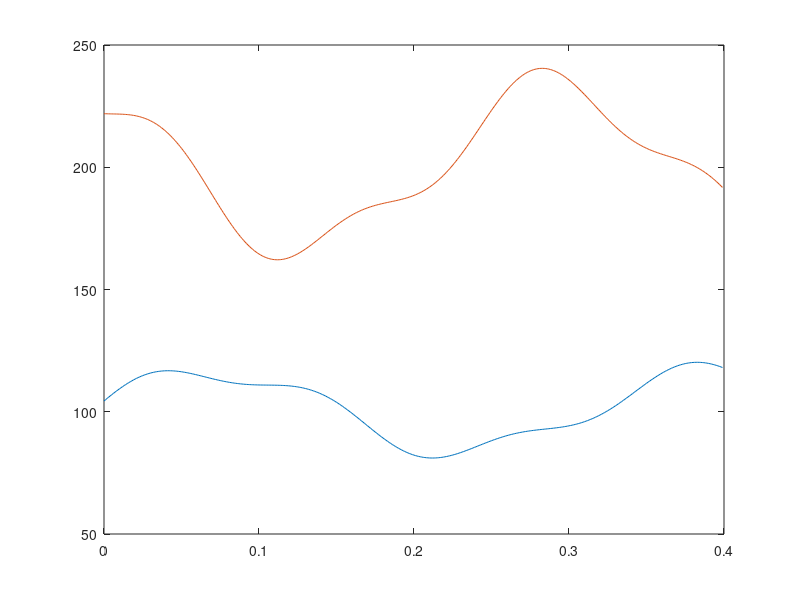

MATLAB code to generate this figure: (Note: this script raises an error after producing the figure.)
clc
close all
clear
rng('shuffle')                                  % generate new seed for rand function

%% Configurations
config = jsondecode(fileread('config.json'));   % config file

v_speeds = config.vehicle_speed./3.6;           % vehicle speed (km/h -> m/s) 
v_qtty = length(config.vehicles);
s_qtty = config.sensor_qtty;                    % number of sensors
s_dist = config.sensor_distance;                % distance between sensors (meters)
n_sim = config.number_of_runs;                  % number of simulations 

for v_speed = v_speeds(:).'

%% System parameters and layout
s_pos = zeros(1,s_qtty);        % sensor position (meters)
for i = 1:s_qtty
    s_pos(1,i) = i * s_dist;    % TODO: s_pos starting on zero? now it aint
end

%% Vehicle load signal parameters
w_time_end = s_pos(end)/v_speed;    % time that the vehicle travel through all sensors
w_time_end = w_time_end + 0.1;      % adding some time as a margin

w_time_res = 0.001;                             % time resolution (seconds)
t = (0:w_time_res:w_time_end-w_time_res);       % time vector
t_size = size(t,2);                             % time vector size

% dynamic load frequencies range (Hz)
f1_min = 1;               
f1_max = 5;
f2_min = 8;
f2_max = 15;

% dynamic load amplitudes (tons) based on vehicle speed linearization
w1 = 0.004167*(v_speed*3.6) + 0.015000; 
w2 = 0.001042*(v_speed*3.6) + 0.003750;

% vector containing signals from each vehicle's axles
w_signal = zeros(n_sim,v_qtty,max(config.vehicles.axle_qtty),t_size);

for i = 1:n_sim
    for j = 1:v_qtty
        f1 = (rand(1)*(f1_max-f1_min)) + f1_min;
        f2 = (rand(1)*(f2_max-f2_min)) + f2_min;
        phase = (rand(1)*(2*pi-0)) + 0;

        axle_qtty = config.vehicles(j).axle_qtty;
        for k = 1:axle_qtty
            st_load = config.vehicles(j).axle_st_load(k);
            if k == 1
                w_signal_axle = st_load*(1 + w1*sin(2*pi*f1*t + phase) + w2*sin(2*pi*f2*t + phase));
            else
                deltaD = abs(config.vehicles(j).axle_dist(k) - config.vehicles(j).axle_dist(k-1));
                deltaT = deltaD / v_speed;
                shift1 = 2*pi*f1*deltaT;
                shift2 = 2*pi*f2*deltaT;
                w_signal_axle = st_load*(1 + w1*sin(2*pi*f1*t + phase + shift1) + w2*sin(2*pi*f2*t + phase + shift2));
            end
            w_signal(i, j, k, :) = w_signal_axle;
            plot(t,w_signal_axle)
            hold on
        end
    end
end

%% Simulations

% sensor measure time
s_time = zeros(1,s_qtty);      
for i = 1:s_qtty
    s_time(1,i) = s_pos(i)/v_speed;
end

% sensor measure index
s_idx_ini = zeros(1,s_qtty);
for i = 1:s_qtty
    x = find( abs(t-s_time(i)) < (w_time_res*0.99) );
    s_idx_ini(i) = x(1);
end

% sensor signal
s_w_signal = zeros(n_sim, v_qtty, max(config.vehicles.axle_qtty), s_qtty);

% mean value estimator
axle_mean   = zeros(n_sim, v_qtty, max(config.vehicles.axle_qtty));

% signal reconstruction estimators
axle_sr_linear  = zeros(n_sim, v_qtty, max(config.vehicles.axle_qtty));
axle_sr_pchip   = zeros(n_sim, v_qtty, max(config.vehicles.axle_qtty));
axle_sr_v5cubic = zeros(n_sim, v_qtty, max(config.vehicles.axle_qtty));
axle_sr_makima  = zeros(n_sim, v_qtty, max(config.vehicles.axle_qtty));
axle_sr_spline  = zeros(n_sim, v_qtty, max(config.vehicles.axle_qtty));

gvw_mean = zeros(n_sim, v_qtty);
gvw_sr_linear = zeros(n_sim, v_qtty);
gvw_sr_pchip = zeros(n_sim, v_qtty);
gvw_sr_v5cubic = zeros(n_sim, v_qtty);
gvw_sr_makima = zeros(n_sim, v_qtty);
gvw_sr_spline = zeros(n_sim, v_qtty);

for i = 1:n_sim
    for j = 1:v_qtty
        for k = 1:config.vehicles(j).axle_qtty
            for l = 1:s_qtty
                s_w_signal(i,j,k,l) = w_signal(i, j, k, s_idx_ini(l));
                
                %stem(s_idx_ini(l),s_w_signal(i,j,k,l));
                %hold on
            end
            
            % Mean value
            axle_mean(i,j,k) = mean(s_w_signal(i,j,k,:));
            gvw_mean(i,j) = gvw_mean(i,j) + axle_mean(i,j,k);
                
            % Signal reconstruction
            signal_2d = reshape(s_w_signal(i, j, k, :), 1, []);
            
            x = interp1(s_time,signal_2d,t,'linear');
            axle_sr_linear(i,j,k) = mean(x(s_idx_ini(1):s_idx_ini(end)));
            gvw_sr_linear(i,j) = gvw_sr_linear(i,j) + axle_sr_linear(i,j,k);
            
            x = interp1(s_time,signal_2d,t,'pchip');
            axle_sr_pchip(i,j,k) = mean(x(s_idx_ini(1):s_idx_ini(end))); 
            gvw_sr_pchip(i,j) = gvw_sr_pchip(i,j) + axle_sr_pchip(i,j,k);
            
            x = interp1(s_time,signal_2d,t,'v5cubic');
            axle_sr_v5cubic(i,j,k) = mean(x(s_idx_ini(1):s_idx_ini(end)));  
            gvw_sr_v5cubic(i,j) = gvw_sr_v5cubic(i,j) + axle_sr_v5cubic(i,j,k);
            
            x = interp1(s_time,signal_2d,t,'makima');
            axle_sr_makima(i,j,k) = mean(x(s_idx_ini(1):s_idx_ini(end)));  
            gvw_sr_makima(i,j) = gvw_sr_makima(i,j) + axle_sr_makima(i,j,k);
            
            x = interp1(s_time,signal_2d,t,'spline');
            axle_sr_spline(i,j,k) = mean(x(s_idx_ini(1):s_idx_ini(end)));
            gvw_sr_spline(i,j) = gvw_sr_spline(i,j) + axle_sr_spline(i,j,k);
        end
    end
end

%% Outputs

v_static_gvw = zeros(v_qtty);
for i = 1:v_qtty
    for j = 1:config.vehicles(i).axle_qtty
        v_static_gvw(i) = v_static_gvw + config.vehicles(i).axle_st_load(j);
    end
end

%err_gvw_mv = zeros(n_sim,v_qtty);

err_axl_mv      = zeros(n_sim,v_qtty,max(config.vehicles.axle_qtty));
err_axl_linear  = zeros(n_sim,v_qtty,max(config.vehicles.axle_qtty));
err_axl_pchip   = zeros(n_sim,v_qtty,max(config.vehicles.axle_qtty));
err_axl_v5cubic = zeros(n_sim,v_qtty,max(config.vehicles.axle_qtty));
err_axl_makima  = zeros(n_sim,v_qtty,max(config.vehicles.axle_qtty));
err_axl_spline  = zeros(n_sim,v_qtty,max(config.vehicles.axle_qtty));
for i = 1:n_sim
    for j = 1:v_qtty
        for k = 1:config.vehicles(j).axle_qtty
            err_axl_mv(i,j,k)      = (axle_mean(i,j,k)   - config.vehicles(j).axle_st_load(k)) * 100 / config.vehicles(j).axle_st_load(k);
            
            err_axl_linear(i,j,k)  = (axle_sr_linear(i,j,k)  - config.vehicles(j).axle_st_load(k)) * 100 / config.vehicles(j).axle_st_load(k);
            err_axl_pchip(i,j,k)   = (axle_sr_pchip(i,j,k)   - config.vehicles(j).axle_st_load(k)) * 100 / config.vehicles(j).axle_st_load(k);
            err_axl_v5cubic(i,j,k) = (axle_sr_v5cubic(i,j,k) - config.vehicles(j).axle_st_load(k)) * 100 / config.vehicles(j).axle_st_load(k);
            err_axl_makima(i,j,k)  = (axle_sr_makima(i,j,k)  - config.vehicles(j).axle_st_load(k)) * 100 / config.vehicles(j).axle_st_load(k);
            err_axl_spline(i,j,k)  = (axle_sr_spline(i,j,k)  - config.vehicles(j).axle_st_load(k)) * 100 / config.vehicles(j).axle_st_load(k);
        end
        %err_gvw_mv(i,j) = (v_gvw(i,j) - v_static_gvw(j)) * 100 / v_static_gvw(j);
    end
end

%% CSV output

csvName = ['output_s',num2str(s_qtty),'_n',num2str(n_sim),'.csv'];
if ~exist(csvName,'file')
    csvFile = fopen(csvName, 'w');
    fprintf(csvFile, 'speed,mean_mv,mean_pchip,mean_makima,mean_spline,std_mv,std_pchip,std_makima,std_spline,min_mv,min_pchip,min_makima,min_spline,max_mv,max_pchip,max_makima,max_spline\n');
else
    csvFile = fopen(csvName, 'a');
end

fprintf(csvFile, '%.0f,%.3f,%.3f,%.3f,%.3f,%.3f,%.3f,%.3f,%.3f,%.3f,%.3f,%.3f,%.3f,%.3f,%.3f,%.3f,%.3f\n', v_speed*3.6,mean(err_axl_mv),mean(err_axl_pchip),mean(err_axl_makima),mean(err_axl_spline),std(err_axl_mv),std(err_axl_pchip),std(err_axl_makima),std(err_axl_spline),min(err_axl_mv),min(err_axl_pchip),min(err_axl_makima),min(err_axl_spline),max(err_axl_mv),max(err_axl_pchip), max(err_axl_makima),max(err_axl_spline));
fclose(csvFile);

end

return

fprintf(csvFile, 'sim_index,vehicle_index,axle_index,mean_value,err_mean_value\n');
for i = 1:n_sim
    for j = 1:v_qtty
        for k = 1:config.vehicles(j).axle_qtty
            fprintf(csvFile, '%d,%d,%d,%.3f,%.3f\n', i, j, k, axle_mean(i,j,k), err_axl_mv(i,j,k));
        end
    end
end
fclose(csvFile);

return
